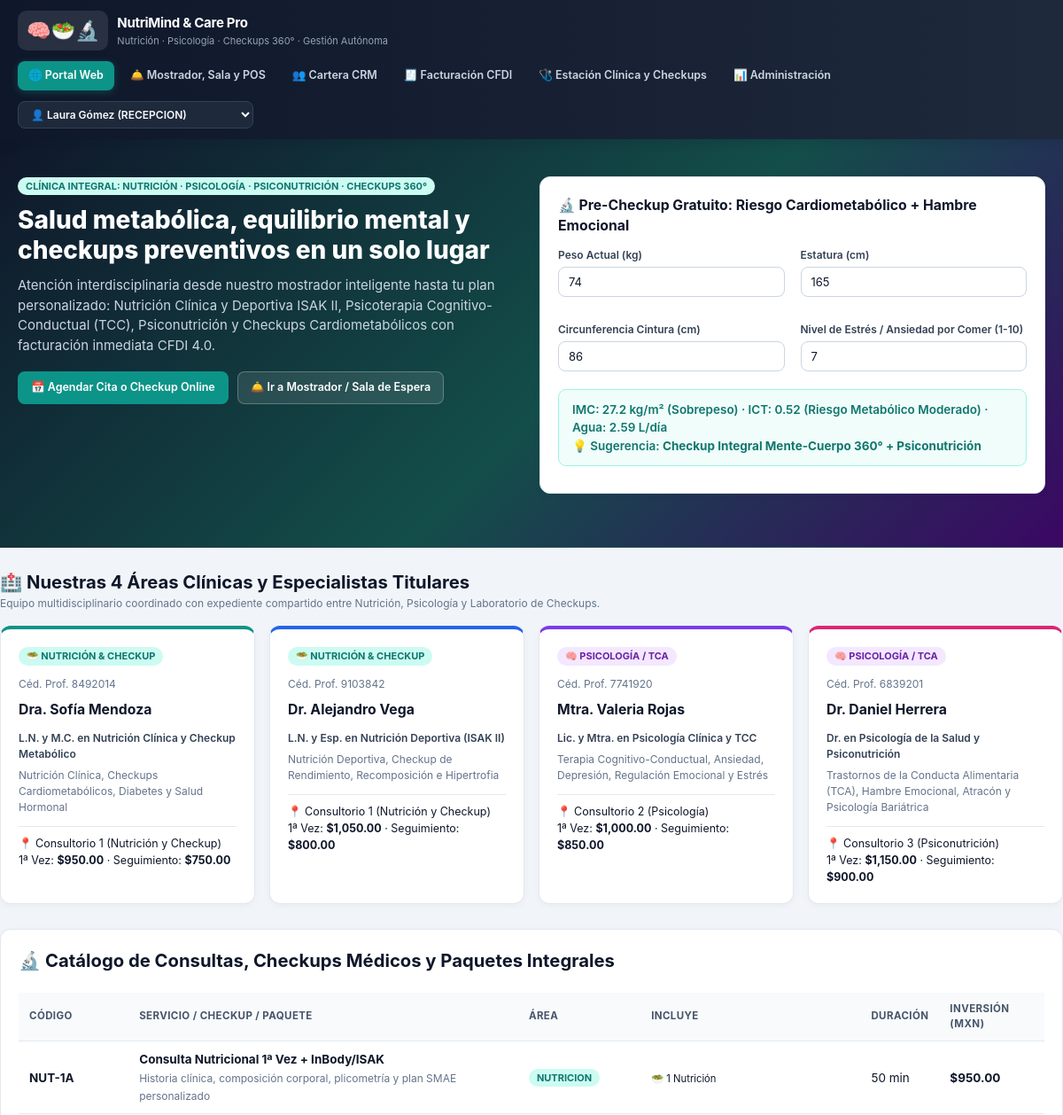
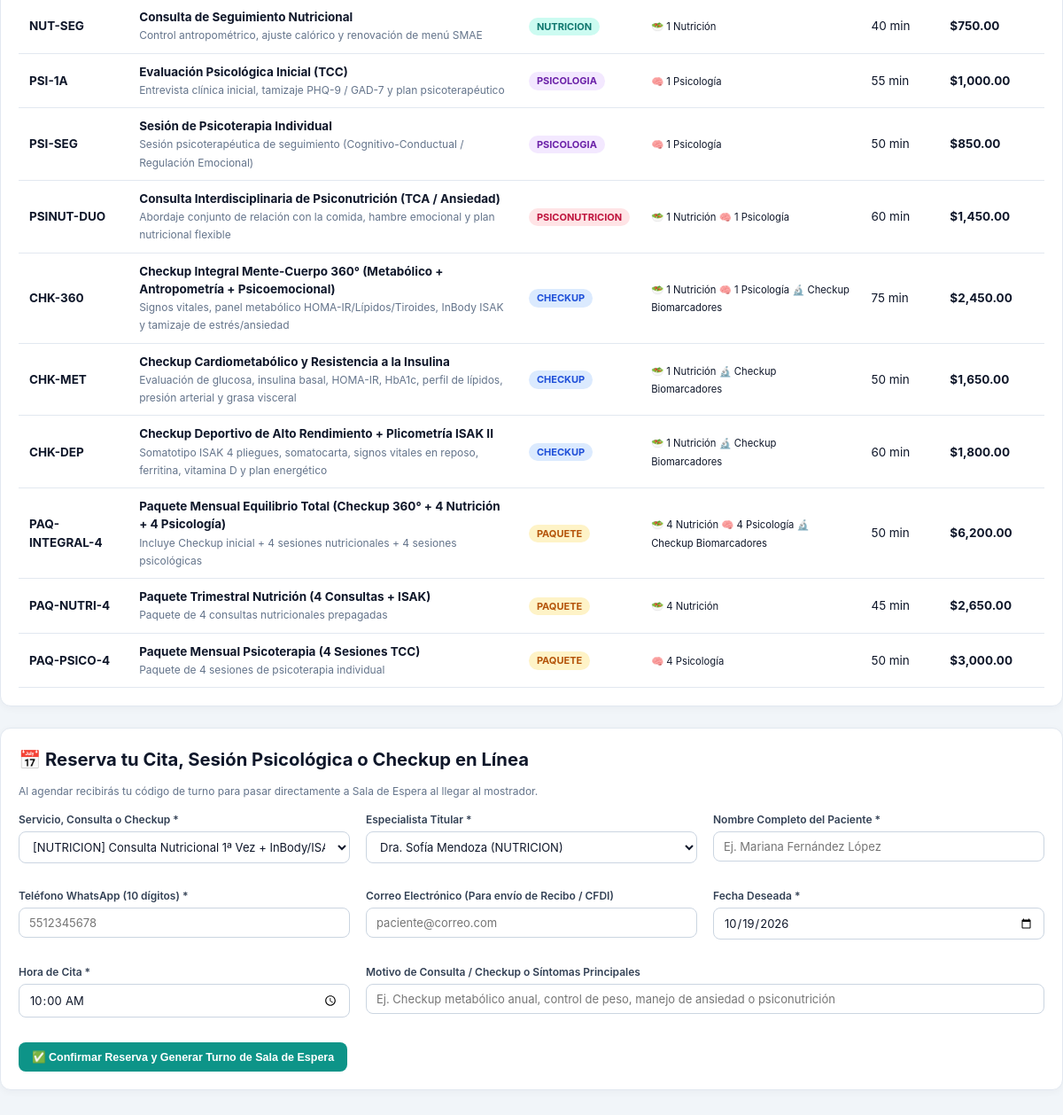
The page / on the database its author committed (2 pictures, top to bottom).
### tables this page shows
CREATE TABLE IF NOT EXISTS usuarios (
    id INT AUTO_INCREMENT PRIMARY KEY,
    nombre VARCHAR(120) NOT NULL,
    titulo VARCHAR(90) NOT NULL,
    especialidad VARCHAR(200) DEFAULT NULL,
    cedula_profesional VARCHAR(45) DEFAULT NULL,
    email VARCHAR(120) NOT NULL UNIQUE,
    telefono VARCHAR(30) DEFAULT NULL,
    password_hash VARCHAR(255) NOT NULL,
    rol ENUM('nutriologo', 'psicologo', 'recepcion', 'admin') NOT NULL DEFAULT 'nutriologo',
    area_clinica ENUM('nutricion', 'psicologia', 'psiconutricion', 'checkup', 'administracion') NOT NULL DEFAULT 'nutricion',
    consultorio_asignado VARCHAR(60) DEFAULT 'Consultorio 1',
    color_agenda VARCHAR(12) DEFAULT '#0d9488',
    costo_primera_vez DECIMAL(10,2) DEFAULT 950.00,
    costo_seguimiento DECIMAL(10,2) DEFAULT 750.00,
    porcentaje_comision DECIMAL(5,2) DEFAULT 70.00,
    activo TINYINT(1) DEFAULT 1,
    creado_en TIMESTAMP DEFAULT CURRENT_TIMESTAMP
);

CREATE TABLE IF NOT EXISTS catalogo_servicios (
    id INT AUTO_INCREMENT PRIMARY KEY,
    codigo VARCHAR(25) NOT NULL UNIQUE,
    nombre VARCHAR(150) NOT NULL,
    area ENUM('nutricion', 'psicologia', 'psiconutricion', 'checkup', 'paquete') NOT NULL,
    descripcion VARCHAR(255) DEFAULT NULL,
    precio DECIMAL(10,2) NOT NULL,
    sesiones_nutri_incluidas INT DEFAULT 0,
    sesiones_psico_incluidas INT DEFAULT 0,
    incluye_checkup TINYINT(1) DEFAULT 0,
    duracion_minutos INT DEFAULT 50,
    clave_prod_serv_sat VARCHAR(15) DEFAULT '85121800',
    clave_unidad_sat VARCHAR(10) DEFAULT 'E48',
    exento_iva TINYINT(1) DEFAULT 1,
    activo TINYINT(1) DEFAULT 1
);

### index.php (the view, shortened to what this page needs)
<?php
require_once __DIR__ . '/db_connection.php';
$pdo = getDB();
$especialistas = $pdo->query("SELECT * FROM usuarios WHERE rol IN ('nutriologo', 'psicologo') AND activo = 1 ORDER BY id ASC")->fetchAll();
$servicios = $pdo->query("SELECT * FROM catalogo_servicios WHERE activo = 1 ORDER BY id ASC")->fetchAll();
?>
<!DOCTYPE html>
<html lang="es">
<head>
    <link rel="stylesheet" href="style.css">
</head>
<body>
    <section class="hero">
        <div class="container grid-2">
            <div>
                <span class="badge badge-teal">CLÍNICA INTEGRAL: NUTRICIÓN · PSICOLOGÍA · PSICONUTRICIÓN · CHECKUPS 360°</span>
                <h1>Salud metabólica, equilibrio mental y checkups preventivos en un solo lugar</h1>
                <p>Atención interdisciplinaria desde nuestro mostrador inteligente hasta tu plan personalizado: Nutrición Clínica y Deportiva ISAK II, Psicoterapia Cognitivo-Conductual (TCC), Psiconutrición y Checkups Cardiometabólicos con facturación inmediata CFDI 4.0.</p>
                <div style="display:flex; gap:10px; flex-wrap:wrap; margin-top:16px;">
                    <a href="#agendar" class="btn btn-primary">📅 Agendar Cita o Checkup Online</a>
                    <a href="recepcion.php" class="btn btn-outline" style="background:rgba(255,255,255,0.1);color:#fff;border-color:rgba(255,255,255,0.25);">🛎️ Ir a Mostrador / Sala de Espera</a>
                </div>
            </div>
            <div class="card">
                <h3>🔬 Pre-Checkup Gratuito: Riesgo Cardiometabólico + Hambre Emocional</h3>
                <div class="grid-2">
                    <label>Peso Actual (kg)
                        <input type="number" id="peso" value="74" step="0.1" oninput="calcularPreCheckup()">
                    </label>
                    <label>Estatura (cm)
                        <input type="number" id="talla" value="165" step="0.5" oninput="calcularPreCheckup()">
                    </label>
                    <label>Circunferencia Cintura (cm)
                        <input type="number" id="cintura" value="86" step="0.5" oninput="calcularPreCheckup()">
                    </label>
                    <label>Nivel de Estrés / Ansiedad por Comer (1-10)
                        <input type="number" id="estres" value="7" min="1" max="10" oninput="calcularPreCheckup()">
                    </label>
                </div>
                <div class="result-box" id="resPreCheckup">
                    IMC: 27.2 kg/m² (Sobrepeso) · ICT: 0.52 (Riesgo Metabólico Moderado) · Agua: 2.59 L/día<br>
                    💡 Sugerencia: <strong>Checkup Integral Mente-Cuerpo 360° + Psiconutrición</strong>
                </div>
            </div>
        </div>
    </section>
    <main class="container section-pad">
        <h2>🏥 Nuestras 4 Áreas Clínicas y Especialistas Titulares</h2>
        <p class="muted" style="margin-bottom:16px;">Equipo multidisciplinario coordinado con expediente compartido entre Nutrición, Psicología y Laboratorio de Checkups.</p>
        <div class="grid-4" style="margin-bottom:28px;">
            <?php foreach ($especialistas as $doc): ?>
                <div class="card" style="border-top: 4px solid <?= htmlspecialchars($doc['color_agenda']) ?>; margin-bottom:0;">
                    <div class="flex-between" style="margin-bottom:8px;">
                        <span class="badge <?= $doc['rol'] === 'psicologo' ? 'badge-purple' : 'badge-teal' ?>">
                            <?= $doc['rol'] === 'psicologo' ? '🧠 PSICOLOGÍA / TCA' : '🥗 NUTRICIÓN & CHECKUP' ?>
                        </span>
                        <small class="muted"><?= htmlspecialchars($doc['cedula_profesional']) ?></small>
                    </div>
                    <h3><?= htmlspecialchars($doc['nombre']) ?></h3>
                    <p style="font-weight:600; font-size:12px; color:#334155; margin-bottom:6px;"><?= htmlspecialchars($doc['titulo']) ?></p>
                    <p class="muted" style="margin-bottom:12px;"><?= htmlspecialchars($doc['especialidad']) ?></p>
                    <div style="border-top:1px solid var(--border); padding-top:10px; font-size:12.5px;">
                        📍 <?= htmlspecialchars($doc['consultorio_asignado']) ?><br>
                        1ª Vez: <strong>$<?= number_format((float)$doc['costo_primera_vez'], 2) ?></strong> · Seguimiento: <strong>$<?= number_format((float)$doc['costo_seguimiento'], 2) ?></strong>
                    </div>
                </div>
            <?php endforeach; ?>
        </div>
        <div class="card">
            <h2>🔬 Catálogo de Consultas, Checkups Médicos y Paquetes Integrales</h2>
            <div class="table-wrap">
                <table>
                    <thead>
                        <tr>
                            <th>Código</th>
                            <th>Servicio / Checkup / Paquete</th>
                            <th>Área</th>
                            <th>Incluye</th>
                            <th>Duración</th>
                            <th>Inversión (MXN)</th>
                        </tr>
                    </thead>
                    <tbody>
                        <?php foreach ($servicios as $s): ?>
                            <tr>
                                <td><strong><?= htmlspecialchars($s['codigo']) ?></strong></td>
                                <td>
                                    <strong><?= htmlspecialchars($s['nombre']) ?></strong><br>
                                    <small class="muted"><?= htmlspecialchars($s['descripcion']) ?></small>
                                </td>
                                <td>
                                    <?php
                                    $badgeMap = [
                                        'nutricion' => 'badge-teal',
                                        'psicologia' => 'badge-purple',
                                        'psiconutricion' => 'badge-rose',
                                        'checkup' => 'badge-blue',
                                        'paquete' => 'badge-amber'
                                    ];
                                    ?>
                                    <span class="badge <?= $badgeMap[$s['area']] ?? 'badge-slate' ?>"><?= strtoupper(htmlspecialchars($s['area'])) ?></span>
                                </td>
                                <td>
                                    <small>
                                        <?php if ($s['sesiones_nutri_incluidas'] > 0): ?>🥗 <?= (int)$s['sesiones_nutri_incluidas'] ?> Nutrición <?php endif; ?>
                                        <?php if ($s['sesiones_psico_incluidas'] > 0): ?>🧠 <?= (int)$s['sesiones_psico_incluidas'] ?> Psicología <?php endif; ?>
                                        <?php if ($s['incluye_checkup']): ?>🔬 Checkup Biomarcadores<?php endif; ?>
                                    </small>
                                </td>
                                <td><?= (int)$s['duracion_minutos'] ?> min</td>
                                <td><strong>$<?= number_format((float)$s['precio'], 2) ?></strong></td>
                            </tr>
                        <?php endforeach; ?>
                    </tbody>
                </table>
            </div>
        </div>
        <section id="agendar" class="card" style="margin-top:24px;">
            <h2>📅 Reserva tu Cita, Sesión Psicológica o Checkup en Línea</h2>
            <p class="muted" style="margin-bottom:14px;">Al agendar recibirás tu código de turno para pasar directamente a Sala de Espera al llegar al mostrador.</p>
            <form method="POST" class="grid-3">
                <label>Servicio, Consulta o Checkup *
                    <select name="servicio_id" required>
                        <?php foreach ($servicios as $s): ?>
                            <option value="<?= (int)$s['id'] ?>">
                                [<?= strtoupper(htmlspecialchars($s['area'])) ?>] <?= htmlspecialchars($s['nombre']) ?> — $<?= number_format((float)$s['precio'], 0) ?>
                            </option>
                        <?php endforeach; ?>
                    </select>
                </label>
                <label>Especialista Titular *
                    <select name="nutriologo_id" required>
                        <?php foreach ($especialistas as $doc): ?>
                            <option value="<?= (int)$doc['id'] ?>">
                                <?= htmlspecialchars($doc['nombre']) ?> (<?= strtoupper($doc['area_clinica']) ?>)
                            </option>
                        <?php endforeach; ?>
                    </select>
                </label>
                <label>Nombre Completo del Paciente *
                    <input type="text" name="nombre" placeholder="Ej. Mariana Fernández López" required>
                </label>
                <label>Teléfono WhatsApp (10 dígitos) *
                    <input type="tel" name="telefono" placeholder="5512345678" required>
                </label>
                <label>Correo Electrónico (Para envío de Recibo / CFDI)
                    <input type="email" name="email" placeholder="paciente@correo.com">
                </label>
                <label>Fecha Deseada *
                    <input type="date" name="fecha_cita" value="<?= date('Y-m-d') ?>" required>
                </label>
                <label>Hora de Cita *
                    <input type="time" name="hora_inicio" value="10:00" required>
                </label>
                <label style="grid-column: span 2;">Motivo de Consulta / Checkup o Síntomas Principales
                    <input type="text" name="motivo" placeholder="Ej. Checkup metabólico anual, control de peso, manejo de ansiedad o psiconutrición">
                </label>
                <div style="grid-column: 1 / -1;">
                    <button type="submit" class="btn btn-primary">✅ Confirmar Reserva y Generar Turno de Sala de Espera</button>
                </div>
            </form>
        </section>
    </main>
</body>
</html>

### style.css (style rules this page uses)
:root { --primary: #0d9488; --primary-dark: #0f766e; --purple: #7c3aed; --blue: #2563eb; --rose: #e11d48; --amber: #d97706; --bg: #f1f5f9; --surface: #ffffff; --text: #0f172a; --muted: #64748b; --border: #e2e8f0; --radius: 12px; }
* { box-sizing: border-box; margin: 0; padding: 0; }
body { font-family: 'Inter', system-ui, -apple-system, BlinkMacSystemFont, 'Segoe UI', Roboto, sans-serif; background: var(--bg); color: var(--text); line-height: 1.5; font-size: 13.5px; }
.container { max-width: 1360px; margin: 0 auto; padding: 0 20px; }
.section-pad { padding: 24px 0 40px; }
.flex-between { display: flex; justify-content: space-between; align-items: center; flex-wrap: wrap; gap: 12px; }
.hero { background: linear-gradient(135deg, #0f172a 0%, #134e4a 55%, #3b0764 100%); color: #fff; padding: 42px 0; border-bottom: 1px solid rgba(255, 255, 255, 0.1); }
.hero h1 { font-size: 28px; line-height: 1.2; margin: 12px 0; font-weight: 800; }
.hero p { color: #cbd5e1; font-size: 15px; margin-bottom: 18px; }
.grid-2 { display: grid; grid-template-columns: repeat(2, 1fr); gap: 18px; }
.grid-3 { display: grid; grid-template-columns: repeat(3, 1fr); gap: 18px; }
.grid-4 { display: grid; grid-template-columns: repeat(4, 1fr); gap: 16px; }
.card { background: var(--surface); color: var(--text); border: 1px solid var(--border); border-radius: var(--radius); padding: 20px; box-shadow: 0 2px 8px rgba(15, 23, 42, 0.04); margin-bottom: 18px; }
.card h2, .card h3 { margin-bottom: 12px; color: #0f172a; display: flex; align-items: center; justify-content: space-between; gap: 8px; flex-wrap: wrap; }
.btn { display: inline-flex; align-items: center; justify-content: center; gap: 6px; padding: 8px 14px; border-radius: 8px; font-weight: 600; font-size: 12.5px; text-decoration: none; cursor: pointer; border: 1px solid transparent; transition: all 0.15s ease; }
.btn-primary { background: var(--primary); color: #fff; }
.btn-outline { background: #fff; border-color: #cbd5e1; color: var(--text); }
.badge { display: inline-block; padding: 3px 9px; border-radius: 99px; font-size: 11px; font-weight: 700; line-height: 1.3; }
.badge-teal { background: #ccfbf1; color: #0f766e; }
.badge-purple { background: #f3e8ff; color: #6b21a8; }
.badge-blue { background: #dbeafe; color: #1d4ed8; }
.badge-amber { background: #fef3c7; color: #b45309; }
.badge-rose { background: #ffe4e6; color: #be123c; }
label { display: block; font-weight: 600; font-size: 12px; color: #334155; margin-bottom: 10px; }
input, select, textarea { width: 100%; padding: 8px 11px; border: 1px solid #cbd5e1; border-radius: 8px; margin-top: 4px; font-size: 13px; font-family: inherit; background: #fff; color: var(--text); }
.table-wrap { overflow-x: auto; }
table { width: 100%; border-collapse: collapse; margin-top: 8px; }
th, td { padding: 10px 12px; border-bottom: 1px solid var(--border); text-align: left; vertical-align: middle; }
th { background: #f8fafc; font-size: 11.5px; text-transform: uppercase; letter-spacing: 0.4px; color: #475569; font-weight: 700; }
.result-box { background: #f0fdfa; border: 1px solid #99f6e4; color: #0f766e; padding: 12px 15px; border-radius: 9px; font-weight: 600; margin: 10px 0; }
.muted { color: var(--muted); font-size: 12px; }

### rows shown on the page
usuarios: rol "🥗 NUTRICIÓN & CHECKUP", cedula_profesional "Céd. Prof. 8492014", nombre "Dra. Sofía Mendoza", titulo "L.N. y M.C. en Nutrición Clínica y Checkup Metabólico", especialidad "Nutrición Clínica, Checkups Cardiometabólicos, Diabetes y Salud Hormonal", consultorio_asignado "Consultorio 1 (Nutrición y Checkup)", costo_primera_vez "950.00", costo_seguimiento "750.00"
usuarios: rol "🥗 NUTRICIÓN & CHECKUP", cedula_profesional "Céd. Prof. 9103842", nombre "Dr. Alejandro Vega", titulo "L.N. y Esp. en Nutrición Deportiva (ISAK II)", especialidad "Nutrición Deportiva, Checkup de Rendimiento, Recomposición e Hipertrofia", consultorio_asignado "Consultorio 1 (Nutrición y Checkup)", costo_primera_vez "1,050.00", costo_seguimiento "800.00"
usuarios: rol "🧠 PSICOLOGÍA / TCA", cedula_profesional "Céd. Prof. 7741920", nombre "Mtra. Valeria Rojas", titulo "Lic. y Mtra. en Psicología Clínica y TCC", especialidad "Terapia Cognitivo-Conductual, Ansiedad, Depresión, Regulación Emocional y Estrés", consultorio_asignado "Consultorio 2 (Psicología)", costo_primera_vez "1,000.00", costo_seguimiento "850.00"
usuarios: rol "🧠 PSICOLOGÍA / TCA", cedula_profesional "Céd. Prof. 6839201", nombre "Dr. Daniel Herrera", titulo "Dr. en Psicología de la Salud y Psiconutrición", especialidad "Trastornos de la Conducta Alimentaria (TCA), Hambre Emocional, Atracón y Psicología Bariátrica", consultorio_asignado "Consultorio 3 (Psiconutrición)", costo_primera_vez "1,150.00", costo_seguimiento "900.00"
catalogo_servicios: codigo "NUT-1A", nombre "Consulta Nutricional 1ª Vez + InBody/ISAK", descripcion "Historia clínica, composición corporal, plicometría y plan SMAE personalizado", area "NUTRICION", sesiones_nutri_incluidas "1", duracion_minutos "50", precio "950.00"
catalogo_servicios: codigo "NUT-SEG", nombre "Consulta de Seguimiento Nutricional", descripcion "Control antropométrico, ajuste calórico y renovación de menú SMAE", area "NUTRICION", sesiones_nutri_incluidas "1", duracion_minutos "40", precio "750.00"
catalogo_servicios: codigo "PSI-1A", nombre "Evaluación Psicológica Inicial (TCC)", descripcion "Entrevista clínica inicial, tamizaje PHQ-9 / GAD-7 y plan psicoterapéutico", area "PSICOLOGIA", sesiones_psico_incluidas "1", duracion_minutos "55", precio "1,000.00"
catalogo_servicios: codigo "PSI-SEG", nombre "Sesión de Psicoterapia Individual", descripcion "Sesión psicoterapéutica de seguimiento (Cognitivo-Conductual / Regulación Emocional)", area "PSICOLOGIA", sesiones_psico_incluidas "1", duracion_minutos "50", precio "850.00"
catalogo_servicios: codigo "PSINUT-DUO", nombre "Consulta Interdisciplinaria de Psiconutrición (TCA / Ansiedad)", descripcion "Abordaje conjunto de relación con la comida, hambre emocional y plan nutricional flexible", area "PSICONUTRICION", sesiones_nutri_incluidas "1", sesiones_psico_incluidas "1", duracion_minutos "60", precio "1,450.00"
catalogo_servicios: codigo "CHK-360", nombre "Checkup Integral Mente-Cuerpo 360° (Metabólico + Antropometría + Psicoemocional)", descripcion "Signos vitales, panel metabólico HOMA-IR/Lípidos/Tiroides, InBody ISAK y tamizaje de estrés/ansiedad", area "CHECKUP", sesiones_nutri_incluidas "1", sesiones_psico_incluidas "1", incluye_checkup "🔬 Checkup Biomarcadores", duracion_minutos "75", precio "2,450.00"
catalogo_servicios: codigo "CHK-MET", nombre "Checkup Cardiometabólico y Resistencia a la Insulina", descripcion "Evaluación de glucosa, insulina basal, HOMA-IR, HbA1c, perfil de lípidos, presión arterial y grasa visceral", area "CHECKUP", sesiones_nutri_incluidas "1", incluye_checkup "🔬 Checkup Biomarcadores", duracion_minutos "50", precio "1,650.00"
catalogo_servicios: codigo "CHK-DEP", nombre "Checkup Deportivo de Alto Rendimiento + Plicometría ISAK II", descripcion "Somatotipo ISAK 4 pliegues, somatocarta, signos vitales en reposo, ferritina, vitamina D y plan energético", area "CHECKUP", sesiones_nutri_incluidas "1", incluye_checkup "🔬 Checkup Biomarcadores", duracion_minutos "60", precio "1,800.00"
catalogo_servicios: codigo "PAQ-INTEGRAL-4", nombre "Paquete Mensual Equilibrio Total (Checkup 360° + 4 Nutrición + 4 Psicología)", descripcion "Incluye Checkup inicial + 4 sesiones nutricionales + 4 sesiones psicológicas", area "PAQUETE", sesiones_nutri_incluidas "4", sesiones_psico_incluidas "4", incluye_checkup "🔬 Checkup Biomarcadores", duracion_minutos "50", precio "6,200.00"
catalogo_servicios: codigo "PAQ-NUTRI-4", nombre "Paquete Trimestral Nutrición (4 Consultas + ISAK)", descripcion "Paquete de 4 consultas nutricionales prepagadas", area "PAQUETE", sesiones_nutri_incluidas "4", duracion_minutos "45", precio "2,650.00"
catalogo_servicios: codigo "PAQ-PSICO-4", nombre "Paquete Mensual Psicoterapia (4 Sesiones TCC)", descripcion "Paquete de 4 sesiones de psicoterapia individual", area "PAQUETE", sesiones_psico_incluidas "4", duracion_minutos "50", precio "3,000.00"

### other values the page prints
form field nutriologo_id "Dra. Sofía Mendoza (NUTRICION)"
